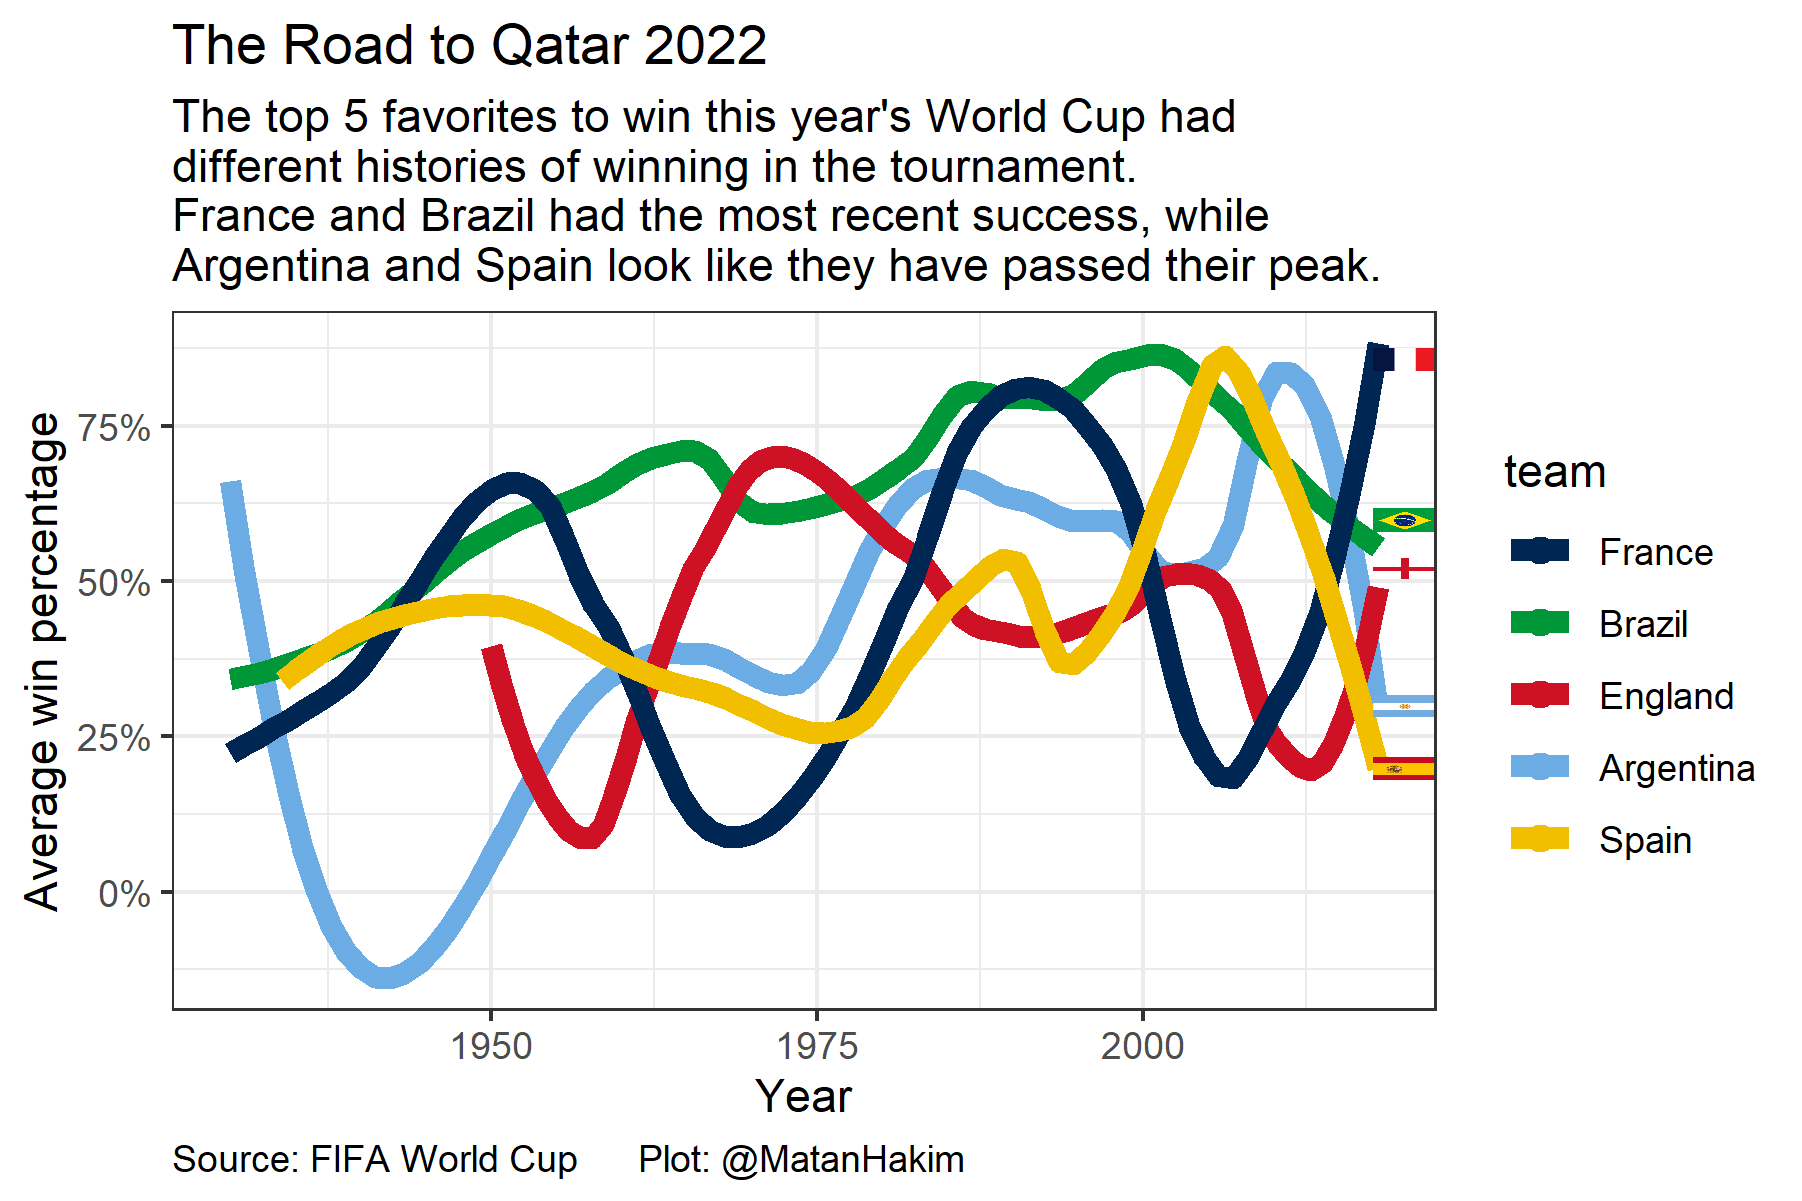

R code for this plot:
# Load libraries

library(tidyverse)
library(tidytuesdayR)
library(scales)
library(ggimage)
library(countrycode)

# Load Data

data <- tt_load("2022-11-29")
games_raw <- data %>% pluck(1)

# Favorites to win
 favs_vec <- c("Brazil",
           "Spain",
           "France",
           "England",
           "Argentina")

 # Manipulate
 
 favs <- str_flatten(favs_vec, collapse = "|")
 games_teams <- games_raw %>% 
   pivot_longer(c(home_team, away_team), names_to = "venue", values_to = "team") %>% 
   mutate(
     result = case_when(
       outcome == "D" ~ "D",
       outcome == "H" & venue == "home_team" ~ "W",
       outcome == "A" & venue == "away_team" ~ "W",
       TRUE ~ "L"
     )
   ) %>% 
   filter(str_detect(team, favs))
 
 games_summary <- games_teams %>% 
   mutate(
     team = if_else(str_detect(team, "Germany"), "Germany", team)
   ) %>% 
   count(year, team, result) %>% 
   pivot_wider(names_from = result, values_from = n, values_fill = 0) %>% 
   mutate(W_pct = W / (L + W + D))
 
 games_summary_tail <- games_summary %>% 
   slice_tail(n = 5)
 
 # Visualize
 # Team colors from https://www.flagcolorcodes.com/
 team_colors <- c("France" = "#002654",
                  "Brazil" = "#009739",
                  "England" = "#CE1124",
                  "Argentina" = "#6CACE4",
                  "Spain" = "#F1BF00")
 
 # Team codes for flags
 team_codes <- tibble(
   team = c("Brazil", "Spain", "France", "Argentina")
 ) %>% 
   mutate(iso2 = countrycode(team, "country.name", "iso2c")) %>% 
   add_row(team = "England", iso2 = "GB-ENG") %>% 
   left_join(games_summary_tail, by = "team") %>% 
   mutate(
     W_pct = case_when(
       team == "Spain" | team == "England" ~ W_pct - 0.05,
       team == "Argentina" ~ W_pct + 0.05,
       TRUE ~ W_pct
     )
   )
 
 # Final plot
 
 games_summary %>% 
   ggplot(aes(year, W_pct, color = team)) +
   theme_bw() +
   #geom_line(size = 2) +
   geom_smooth(size = 2.5, span = 0.4, se = FALSE) +
   geom_flag(data = team_codes, aes(y = W_pct, image = iso2, color = NULL), x = 2020) +
   scale_y_continuous(labels = label_percent()) +
   scale_color_manual(values = team_colors) +
   labs(
     title = "The Road to Qatar 2022",
     subtitle = "The top 5 favorites to win this year's World Cup had\ndifferent histories of winning in the tournament.\nFrance and Brazil had the most recent success, while\nArgentina and Spain look like they have passed their peak.",
     caption = "Source: FIFA World Cup      Plot: @MatanHakim",
     x = "Year",
     y = "Average win percentage"
   ) +
   theme(plot.caption = element_text(hjust = 0))
 
 # Save
 ggsave(path = "2022-11-29_world_cup", filename = "2022-11-29_world_cup.png", scale = 1.778)
 ggsave(path = "plots", filename = "2022-11-29_world_cup.png", scale = 1.778)
 
